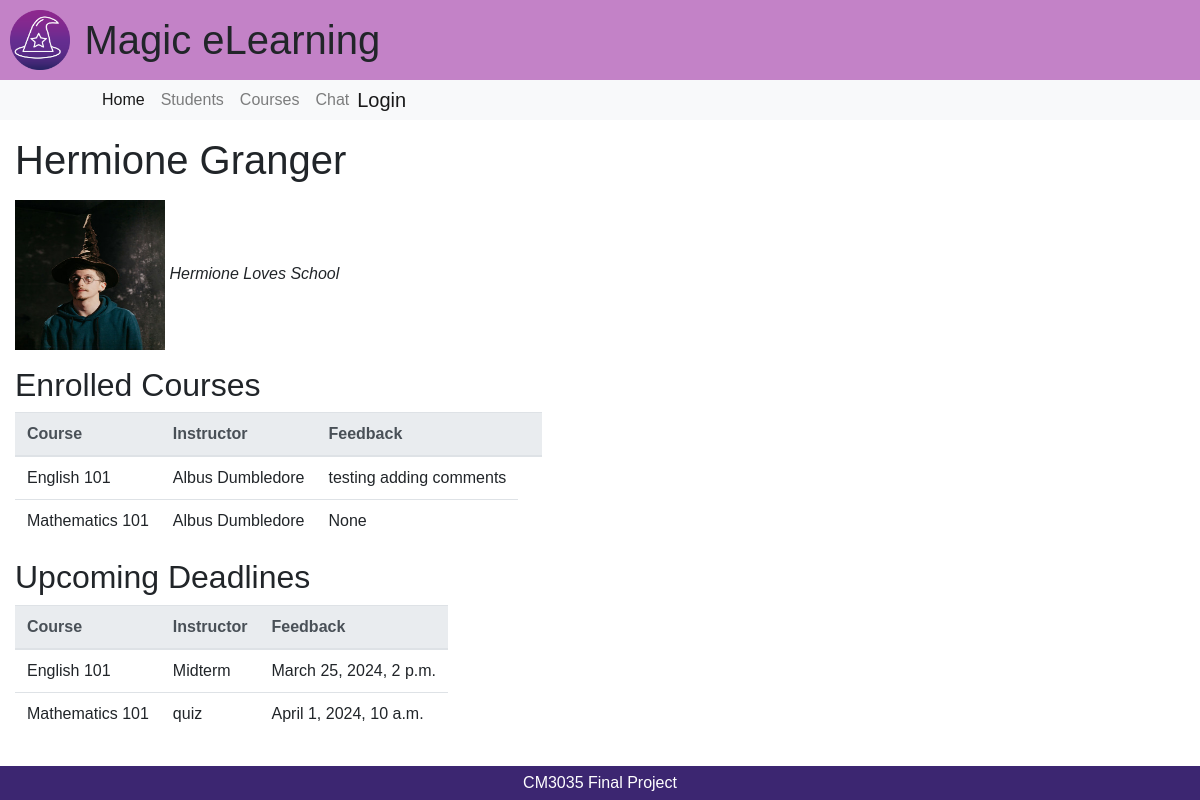
/user/2, run on the app's committed database.
### elearning/models.py (models this page shows, shortened)
class Profile(models.Model):
    user = models.OneToOneField(User, on_delete=models.CASCADE)
    status = models.CharField(max_length=256, null=True, blank=True)
    teacher = models.BooleanField(null=False, default=False)
    picture = models.FileField(upload_to='static/profile-pictures/', null=True, default="static/placeholder.jpg")

class CourseUserLink(models.Model):
    user = models.ForeignKey(Profile, on_delete=models.CASCADE)
    course = models.ForeignKey(Course, on_delete=models.CASCADE)
    feedback = models.CharField(max_length=256, null=True, blank=True)

class Course(models.Model):
    course = models.CharField(max_length=256, null=False, blank=False)
    name = models.CharField(max_length=256, null=False, blank=False)
    teacher = models.ForeignKey(User, related_name='teacher', on_delete=models.CASCADE)
    student = models.ManyToManyField(Profile, related_name='student', through='CourseUserLink')

class Deadline(models.Model):
    course = models.ForeignKey(Course, on_delete=models.CASCADE)
    event = models.CharField(max_length=256, null=False, blank=False)
    event_date = models.DateTimeField(null=False, blank=False)

### elearning/views.py (the view)
# urls.py: path('user/<int:pk>', views.user, name='user'),
def user(request, pk):
    users = User.objects.get(pk=pk)
    user_profile = Profile.objects.get(user = users)
    courses = CourseUserLink.objects.filter(user = users.id).select_related()
    deadline_array = []
    for i in range(0, len(courses)):
        current_pk = courses[i].course
        deadlines = Deadline.objects.filter(course = current_pk)
        for j in range(0,len(deadlines)):
            deadline_array.append(deadlines[j])
    if request.method == 'POST':
        status_form = ProfileForm(request.POST)
        if status_form.is_valid():
            user_profile.status = status_form.cleaned_data['status']
            user_profile.save()
            return HttpResponseRedirect('/user/'+str(users.id))
    else:
        status_form = UserStatusForm(initial={'status': user_profile.status})
        feedback_form = FeedbackForm()
        return render(request, 'user.html', {'users': users,
                                            'user_profile': user_profile,
                                            'status_form': status_form,
                                            'feedback_form': feedback_form,
                                            'courses': courses,
                                            'deadlines': deadline_array
                                            })

### elearning/templates/user.html (shortened to what this page needs)
{% extends "./base.html" %}
{% load bootstrap4 %}
{% block content %}
<div>
    <p>
    <h1>{{ users.first_name }} {{ users.last_name }}</h1>
    </p>
    <img src="{{ users.profile.picture.url }}" width="150px" height="150px">
    {% if user.id == users.id %}
    <div class="row col-6">
        <form class="row gy-2 gx-3" action="/user/{{ user.id }}" method="post" class="form">
            {% csrf_token %}
            {% bootstrap_form status_form %}
            <div class="form-group row">
                <input type="submit" value="Update">
            </div>
        </form>
    </div>
    {% else %}
    <i>{{ user_profile.status }}</i>
    {% endif %}
    <p>
    <h2>Enrolled Courses</h2>
    <table class="table">
        <thead class="thead-light" id="enrolled_courses">
            <tr>
                <th>Course</th>
                <th>Instructor</th>
                <th>Feedback</th>
                <th></th>
            </tr>
        </thead>
        {% for course in courses %}
        <tr>
            <td>{{ course.course.name }}</td>
            <td>{{ course.course.teacher.first_name }} {{ course.course.teacher.last_name }} </td>
            <td>{{ course.feedback }}</td>
        </tr>
        {% endfor %}
    </table>
    </p>
    <p>
    <h2>Upcoming Deadlines</h2>
    <table class="table">
        <thead class="thead-light" id="enrolled_courses">
            <tr>
                <th>Course</th>
                <th>Instructor</th>
                <th>Feedback</th>
            </tr>
        </thead>
        {% for j in deadlines %}
        <tr>
            <td>{{ j.course.name }}</td>
            <td>{{ j.event }} </td>
            <td>{{ j.event_date }}</td>
        </tr>
        {% endfor %}
    </table>
    </p>
</div>
{% endblock %}

### elearning/templates/base.html
{% include "./partials/header.html" %}
{% include "./partials/title.html" %}
<div class="container-fluid">
    {% block content %}Didn't render content{% endblock %}
</div>
{% include "./partials/footer.html" %}

### elearning/templates/partials/header.html (shortened to what this page needs)
{% load bootstrap4 %}
{% bootstrap_css %}
<!DOCTYPE html>
<html lang="en">
<head>
    {% bootstrap_css %}
    <link rel="stylesheet" type="text/css" href="/static/css/elearning.css">
</head>
<body>

### elearning/templates/partials/title.html (shortened to what this page needs)
{% load bootstrap4 %}
{% load static %}
<nav class="navbar navbar-expand-md sticky-top flex-column">
  <div class="w-100 d-flex">
    <div class="navbar-header" id="header">
      <img src="{% static 'logo.png' %}" id="logo" alt="wizard logo" width="70px" height="70px">
      <h1 id="application_title">Magic eLearning</h1>
    </div>
  </div>
</nav>
<nav class="navbar navbar-expand-lg navbar-light bg-light">
  <div class="nav-item ml-5">
    {% if user.is_authenticated %}
    <a class="navbar-brand col-3" href="/">Hello, {{ user.first_name }}!</a>
    {% else %}
    <a class="navbar-brand col-3" href="/"></a>
    {% endif %}
  </div>
  <div class="collapse navbar-collapse" id="navbarNavAltMarkup">
    <div class="navbar-nav">
      {% if user.is_authenticated %}
      <a class="nav-item nav-link active" href="/user/{{ user.id }}">Home <span class="sr-only">(current)</span></a>
      {% else %}
      <a class="nav-item nav-link active" href="/">Home<span class="sr-only">(current)</span></a>
      {% endif %}
      <a class="nav-item nav-link" href="/students">Students</a>
      <a class="nav-item nav-link" href="/courses">Courses</a>
      <a class="nav-item nav-link" href="/chat">Chat</a>
      {% if user.is_authenticated %}
      <a class="navbar-brand" href="/logout/">Logout</a>
      {% else %}
      <a class="navbar-brand" href="/login/">Login</a>
      {% endif %}
    </div>
  </div>
</nav>

### elearning/templates/partials/footer.html
{% load bootstrap4 %}
{% load tags %}
<div class="py-3"></div>
        <div class="container-fluid fixed-bottom">
            <div class="row">
                <div class="col-md-12 text-center" id="footer">
                    <div class="col-md-16">CM3035 Final Project</div>
                </div>
            </div>
        </div>
    </body>
</html>

### elearning/static/css/elearning.css (style rules this page uses)
body { font-family: Sans-Serif; margin: 0px; border: 0px; padding: 0px; }
#application_title { display: inline; }
#logo { height: 50px; width: 50px }
#footer { width: 100%; color: #ffffff; background-color: #3C2671; align-items: center; vertical-align: auto; padding: 5px; }
#application_title { display: inline; vertical-align: middle; }
#logo { vertical-align: middle; height: 80px; width: 80px; padding: 10px }
#header { vertical-align: middle; width: 100%; background-color: #c382c7; }
a { text-decoration: none; }
.navbar { padding: 0px; }
.nav-link { color: white; }
.table { width:fit-content; }

### data on the page
Profile: status "Hermione Loves School"
CourseUserLink: course.name "English 101", course.teacher.first_name "Albus", course.teacher.last_name "Dumbledore", feedback "testing adding comments"
CourseUserLink: course.name "Mathematics 101", course.teacher.first_name "Albus", course.teacher.last_name "Dumbledore", feedback "None"
Deadline: course.name "English 101", event "Midterm", event_date "March 25, 2024, 2 p.m."
Deadline: course.name "Mathematics 101", event "quiz", event_date "April 1, 2024, 10 a.m."

### other printed values
{{ users.first_name }} "Hermione"
{{ users.last_name }} "Granger"
